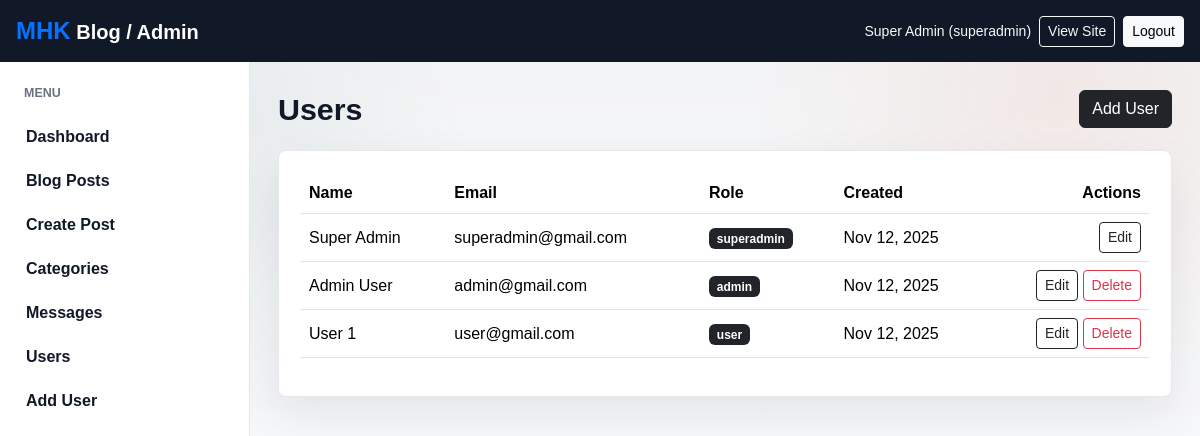
Page /admin/all-users.php (signed in) on the committed database.
### tables this page shows
CREATE TABLE IF NOT EXISTS users (
  id INT AUTO_INCREMENT PRIMARY KEY,
  name VARCHAR(100) NOT NULL,
  email VARCHAR(100) NOT NULL UNIQUE,
  password VARCHAR(255) NOT NULL,
  role ENUM('user', 'admin', 'superadmin') DEFAULT 'user',
  created_at TIMESTAMP DEFAULT CURRENT_TIMESTAMP
);

### config/functions.php (called while the page is built, shortened)
<?php
function url(string $path = ''): string
{
    return BASE_URL . ltrim($path, '/');
}
function e(?string $value): string
{
    return htmlspecialchars((string) $value, ENT_QUOTES, 'UTF-8');
}
function currentUserIsSuperAdmin(): bool
{
    return ($_SESSION['user_role'] ?? '') === ROLE_SUPER;
}
?>

### admin/all-users.php (the view, shortened to what this page needs)
<?php
require_once __DIR__ . '/../config/connection.php';
require_once __DIR__ . '/../config/functions.php';
$users = $conn->query('SELECT id, name, email, role, created_at FROM users ORDER BY created_at DESC');
include __DIR__ . '/../includes/head.php';
include __DIR__ . '/navbar.php';
?>
<div class="admin-layout">
    <?php include __DIR__ . '/sidebar.php'; ?>
    <main class="admin-content">
        <div class="admin-heading">
            <h1>Users</h1>
            <a href="<?= url('admin/add-user.php'); ?>" class="btn btn-dark">Add User</a>
        </div>
        <div class="content-panel table-responsive">
            <table class="table align-middle">
                <thead><tr><th>Name</th><th>Email</th><th>Role</th><th>Created</th><th class="text-end">Actions</th></tr></thead>
                <tbody>
                <?php while ($user = $users->fetch_assoc()): ?>
                    <tr>
                        <td><?= e($user['name']); ?></td>
                        <td><?= e($user['email']); ?></td>
                        <td><span class="badge text-bg-dark"><?= e($user['role']); ?></span></td>
                        <td><?= date('M d, Y', strtotime($user['created_at'])); ?></td>
                        <td class="text-end">
                            <a href="<?= url('admin/edit-user.php?id=' . (int) $user['id']); ?>" class="btn btn-sm btn-outline-dark">Edit</a>
                            <?php if ((int) $user['id'] !== (int) $_SESSION['user_id']): ?>
                                <form action="<?= url('admin/delete-user.php'); ?>" method="POST" class="d-inline" onsubmit="return confirm('Delete this user?')">
                                    <button class="btn btn-sm btn-outline-danger" type="submit">Delete</button>
                                </form>
                            <?php endif; ?>
                        </td>
                    </tr>
                <?php endwhile; ?>
                </tbody>
            </table>
        </div>
    </main>
</div>
<?php include __DIR__ . '/../includes/footer-script.php'; ?>

### includes/head.php (shortened to what this page needs)
<?php
require_once __DIR__ . '/../config/functions.php';
?>
<!DOCTYPE html>
<html lang="en">
<head>
    <link rel="stylesheet" href="<?= url('assets/css/bootstrap.min.css'); ?>">
    <link rel="stylesheet" href="<?= url('assets/css/style.css'); ?>">
</head>
<body class="admin-body">

### admin/navbar.php (shortened to what this page needs)
<nav class="navbar navbar-expand-lg navbar-dark admin-navbar px-3">
    <a class="navbar-brand fw-bold" href="<?= url('admin/index.php'); ?>"><span style="color: #0772ff; font-weight: bold; font-size: 1.5rem;">MHK</span> Blog / Admin</a>
    <div class="ms-auto d-flex align-items-center gap-2 text-light">
        <span class="small d-none d-md-inline"><?= e($_SESSION['user_name'] ?? 'Admin'); ?> (<?= e($_SESSION['user_role'] ?? ''); ?>)</span>
        <a href="<?= url(); ?>" class="btn btn-sm btn-outline-light">View Site</a>
        <a href="<?= url('logout.php'); ?>" class="btn btn-sm btn-light">Logout</a>
    </div>
</nav>

### admin/sidebar.php
<aside class="admin-sidebar">
    <div class="sidebar-title">Menu</div>
    <a href="<?= url('admin/index.php'); ?>">Dashboard</a>
    <a href="<?= url('admin/all-blogs.php'); ?>">Blog Posts</a>
    <a href="<?= url('admin/add-blog.php'); ?>">Create Post</a>
    <a href="<?= url('admin/all-categories.php'); ?>">Categories</a>
    <a href="<?= url('admin/messages.php'); ?>">Messages</a>
    <?php if (currentUserIsSuperAdmin()): ?>
        <a href="<?= url('admin/all-users.php'); ?>">Users</a>
        <a href="<?= url('admin/add-user.php'); ?>">Add User</a>
    <?php endif; ?>
</aside>

### includes/footer-script.php (shortened to what this page needs)
</body>
</html>

### assets/css/style.css (style rules this page uses)
:root { --ink: #111827; --muted: #6b7280; --line: #e5e7eb; --paper: #ffffff; --soft: #f5f7f2; --accent: #2f5d50; --gold: #d9a441; --coral: #d86f45; --sky: #e8f1f5; }
* { letter-spacing: 0; }
body { color: var(--ink); background: #fbfbf8; font-family: Arial, Helvetica, sans-serif; }
body::before { content: ""; position: fixed; inset: 0; pointer-events: none; background: radial-gradient(circle at 12% 18%, rgba(47, 93, 80, 0.08), transparent 26%), radial-gradient(circle at 88% 12%, rgba(216, 111, 69, 0.09), transparent 24%), linear-gradient(180deg, rgba(255, 255, 255, 0), rgba(255, 255, 255, 0.65)); z-index: -1; }
.navbar { backdrop-filter: blur(10px); }
.hero-panel, .contact-form, .auth-card, .content-panel, .stat-card { background: var(--paper); border: 1px solid var(--line); border-radius: 8px; box-shadow: 0 18px 45px rgba(17, 24, 39, 0.08); }
.admin-body { background: #f3f4f6; }
.admin-navbar { background: var(--ink); }
.admin-layout { display: flex; min-height: calc(100vh - 56px); }
.admin-sidebar { width: 250px; flex: 0 0 250px; background: #fff; border-right: 1px solid var(--line); padding: 22px 14px; }
.sidebar-title { color: var(--muted); font-size: 0.78rem; font-weight: 700; text-transform: uppercase; margin: 0 10px 12px; }
.admin-sidebar a { display: block; color: var(--ink); text-decoration: none; padding: 10px 12px; border-radius: 8px; font-weight: 700; }
.admin-content { flex: 1; padding: 28px; min-width: 0; }
.admin-heading { display: flex; align-items: center; justify-content: space-between; gap: 16px; margin-bottom: 22px; }
.admin-heading h1 { margin: 0; font-size: 1.9rem; font-weight: 800; }
.content-panel { padding: 22px; }

### rows in the picture
users: name "Super Admin", email "superadmin@gmail.com", role "superadmin", created_at "Nov 12, 2025"
users: name "Admin User", email "admin@gmail.com", role "admin", created_at "Nov 12, 2025"
users: name "User 1", email "user@gmail.com", role "user", created_at "Nov 12, 2025"

### other values in the picture
$_SESSION['user_name'] "Super Admin"
$_SESSION['user_role'] "superadmin"
